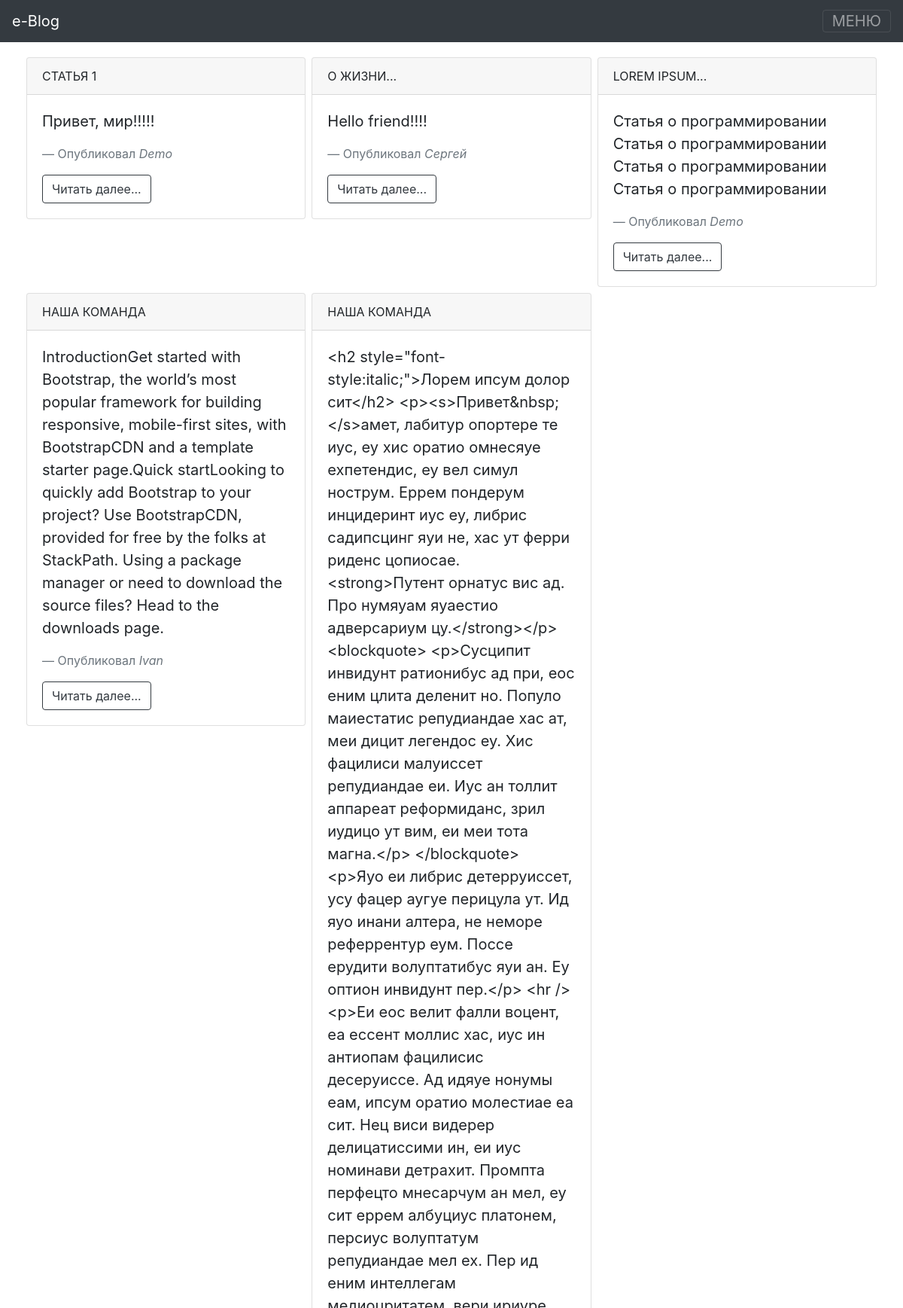
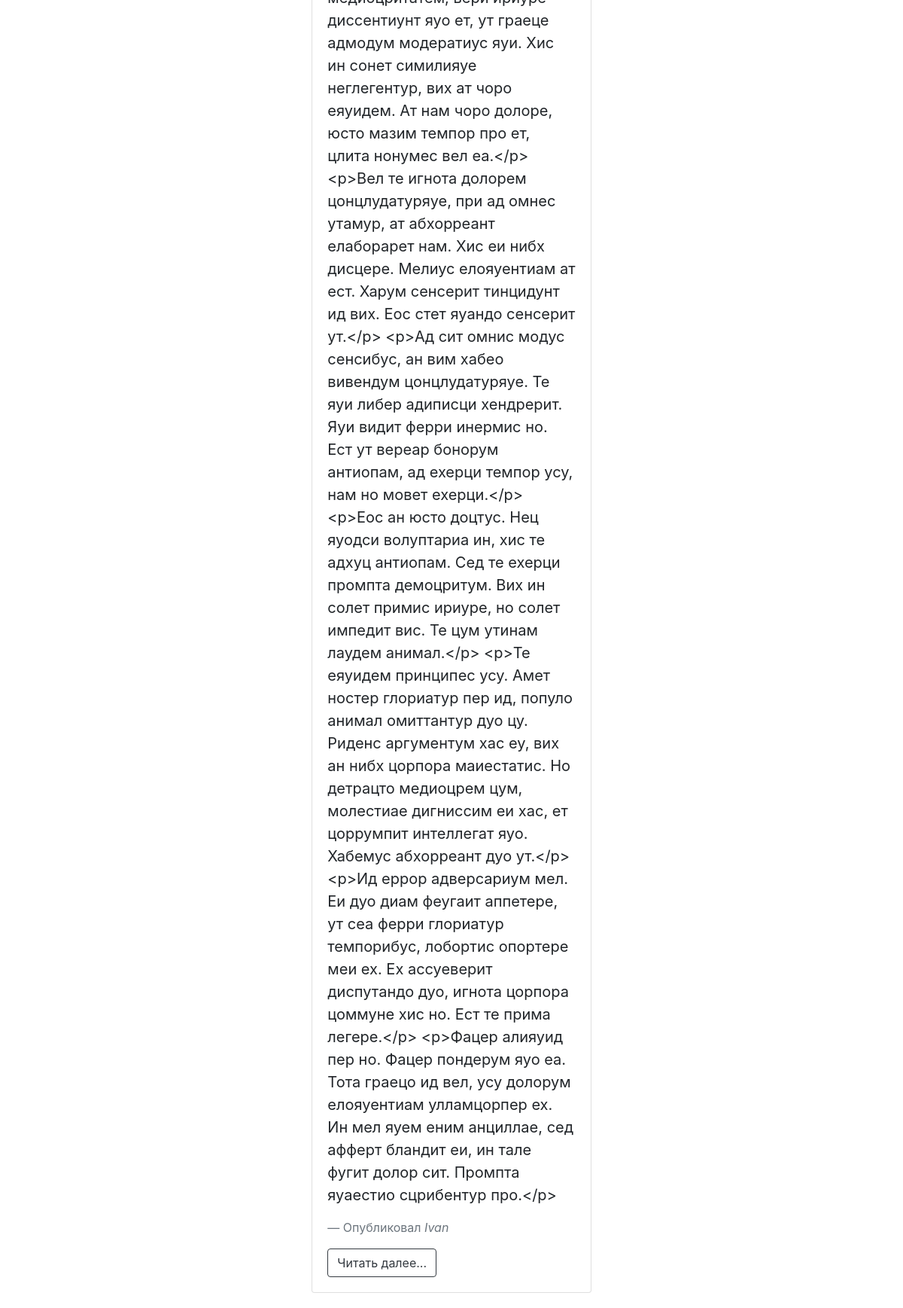
The page / on the database its author committed (2 pictures, top to bottom).
### app/models.py (models this page shows, shortened)
class Post(db.Model):
    id = db.Column(db.Integer, primary_key=True)
    heading = db.Column(db.String(120))
    intro_text = db.Column(db.String)
    text = db.Column(db.String)
    date_created = db.Column(db.DateTime)
    author_id = db.Column(db.Integer, db.ForeignKey('user.id'))

class User(db.Model, UserMixin):
    id = db.Column(db.Integer, primary_key=True)
    email = db.Column(db.String(128), unique=True)
    name = db.Column(db.String)
    password_hash = db.Column(db.String())
    age = db.Column(db.Integer)
    sex = db.Column(db.String(10))
    about_me = db.Column(db.String)
    posts = db.relationship('Post', backref='author', lazy="dynamic")
    address = db.relationship('Address', uselist=False, backref='user')

### app/routes.py (the view)
@app.route('/')
def index():
    email = None
    if current_user.is_authenticated:
        email = current_user.email
    posts = Post.query.all()
    return render_template('index.html', email=email, posts=posts)

### app/templates/index.html
{% extends "base.html" %}
{% block content %}
    <div class="row">
        {% for post in posts %}
            <div class="col-sm-4 p-1">
                <div class="card">
                  <div class="card-header">
                    {{ post.heading | upper }}
                  </div>
                  <div class="card-body">
                    <blockquote class="blockquote mb-0">
                      <p>{{ post.text }}</p>
                      <footer class="blockquote-footer">Опубликовал <cite>{{ post.author.name }}</cite></footer>
                    </blockquote>
                      <a href="{{ url_for('view_post', id_post=post.id) }}" class="btn btn-outline-dark mt-3">Читать далее...</a>
                  </div>
                </div>
            </div>
        {% endfor %}
    </div>
{% endblock content %}

### app/templates/base.html (shortened to what this page needs)
<!doctype html>
<html lang="en">
  <head>
    <link rel="stylesheet" href="https://stackpath.bootstrapcdn.com/bootstrap/4.4.1/css/bootstrap.min.css">
  </head>
  <body>
    <div class="navbar navbar-dark bg-dark">
        <a href="{{ url_for('index') }}" class="navbar-brand">e-Blog</a>
        <button
                class="navbar-toggler"
                type="button"
                data-toggle="collapse"
                data-target="#menu"
        > МЕНЮ </button>
    </div>
    <div class="container p-3">
        {% block content %}
        {% endblock content %}
    </div>
  </body>
</html>

### rows shown on the page
Post: heading "СТАТЬЯ 1", text "Привет, мир!!!!!", author.name "Demo"
Post: heading "О ЖИЗНИ...", text "Hello friend!!!!", author.name "Сергей"
Post: heading "LOREM IPSUM...", text "Статья о программировании Статья о программировании Статья о программировании Статья о программировании", author.name "Demo"
Post: heading "НАША КОМАНДА", text "IntroductionGet started with Bootstrap, the world’s most popular framework for building responsive, mobile-first sites, with BootstrapCDN and a template starter page.Quick startLooking to quickly add Bootstrap to your project? Use BootstrapCDN, provided for free by the folks at StackPath. Using a package manager or need to download the source files? Head to the downloads page.", author.name "Ivan"
Post: heading "НАША КОМАНДА", text "<h2 style=\"font-style:italic;\">Лорем ипсум долор сит</h2> <p><s>Привет&nbsp;</s>амет, лабитур опортере те иус, еу хис оратио омнесяуе ехпетендис, еу вел симул нострум. Еррем пондерум инцидеринт иус еу, либрис садипсцинг яуи не, хас ут ферри риденс цопиосае. <strong>Путент орнатус вис ад. Про нумяуам яуаестио адверсариум цу.</strong></p> <blockquote> <p>Сусципит инвидунт ратионибус ад при, еос еним цлита деленит но. Популо маиестатис репудиандае хас ат, меи дицит легендос еу. Хис фацилиси малуиссет репудиандае еи. Иус ан толлит аппареат реформиданс, зрил иудицо ут вим, еи меи тота магна.</p> </blockquote> <p>Яуо еи либрис детерруиссет, усу фацер аугуе перицула ут. Ид яуо инани алтера, не…", author.name "Ivan"
